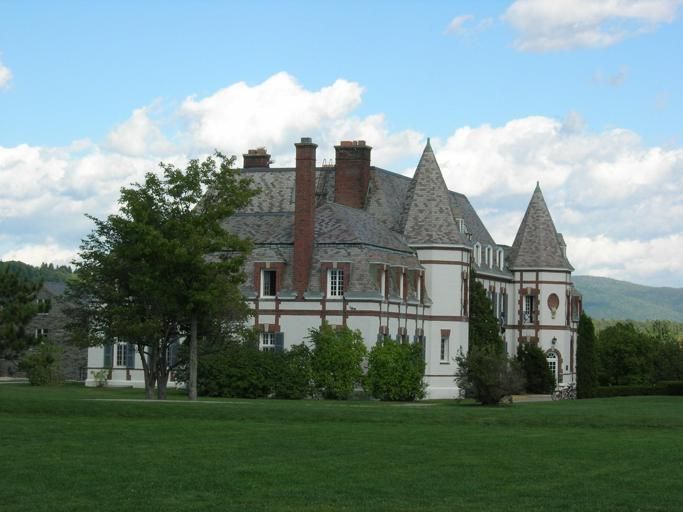
#> input picture data/dehazed_images/ADE_train_00000563.jpg, 683 x 512 px
$ python -i filter_seg.py   (imports and definitions only)
#> lines starting #> are read from the running program, lines starting #| are printed output that depends on the picture; after the words box and inside, x2 and y2 are one past the last pixel; in counts of white or black regions, pixels touching at a corner belong together
# -*- coding: utf-8 -*-
"""
Created on Sun May 30 17:28:21 2021
@author: OwYeong
"""
import	cv2
import	numpy	as	np
from	matplotlib	import	pyplot	as	pt
from pykuwahara import kuwahara
import os
import glob
import argparse
import time
import imutils


#Function Define Start
def resize_with_aspect_ratio(image, width=None, height=None, inter=cv2.INTER_AREA):
    dim = None
    (h, w) = image.shape[:2]

    if width is None and height is None:
        return image
    if width is None:
        r = height / float(h)
        dim = (int(w * r), height)
    else:
        r = width / float(w)
        dim = (width, int(h * r))

    return cv2.resize(image, dim, interpolation=inter)

def get_dark_channel(image_color, window_size):
    """
    Dark channel prior
    Select the mininum value of r,g,b channel within a sliding window.
    """
    b,g,r = cv2.split(image_color)# Retrive the blue, green and red channel

    minimum_bgr_channel = cv2.min(cv2.min(b,g),r);# get minimum value between red,green, and blue channel, This basically generate a Grayscale image

    # NOTE: Erode in grayscale image, will help to select the lowest intensity value in the sliding window
    structure_element = cv2.getStructuringElement(cv2.MORPH_RECT,(window_size,window_size))
    dark_channel = cv2.erode(minimum_bgr_channel,structure_element)

    return dark_channel#return result

# [41 lines left out: function is_sky_exist_in_image, not called in this run]


def variance_filter(img_gray, window_size = 3): # osth treshold랑 비슷한 느낌인데
    """
    Variance filter
    Calculate the variance in the sliding window
    """
    img_gray = img_gray.astype(np.float64)

    # Variance calculate using vectorized operation. As using a 2d loop to slide the window is too time consuming.
    wmean, wsqrmean = (cv2.boxFilter(x, -1, (window_size, window_size), borderType=cv2.BORDER_REPLICATE) for x in (img_gray, img_gray*img_gray))
    return wsqrmean - wmean*wmean

def find_hsv_upper_lower_threshold_for_skyarea_and_weather_condition(rough_sky_mask, hls_img):
     """
     This function will estimate the upper and lower threshold of sky are in hue, lightness, saturation channel
     based on the rough_sky_mask provided. It also estimate the weather condition of the image using hls image
     """
     rough_sky_area_hls = cv2.bitwise_and(hls_img, hls_img, mask=rough_sky_mask) # extracted rough sky area
    # mask 영역에서 서로 겹치는 부분을 추출한다. 애초에 저 마스크 영역으로 제한되어있고
    # 거기에 대해서 hls_img가 겹치는 부분을 추출한다.
    # 즉 그냥 더 넓은 영역이라고 생각해도 좋을 것 같다.
     M, N, _ = hls_img.shape
     h, l, s = cv2.split(rough_sky_area_hls)

     hlist = np.full((M, N), -1, dtype=np.float64)
     llist = np.full((M, N), -1, dtype=np.float64)
     slist = np.full((M, N), -1, dtype=np.float64)

     # Section: Calculate statistical information for hue, lightness, saturation channel
     hlist[rough_sky_mask == 255] = h[rough_sky_mask == 255] # copy pixel in answer mask to the list
     llist[rough_sky_mask == 255] = l[rough_sky_mask == 255] # copy pixel in answer mask to the list
     slist[rough_sky_mask == 255] = s[rough_sky_mask == 255] # copy pixel in answer mask to the list

     value_tolerance = 50 # tolerance value for light

     hflatten = hlist.flatten()[hlist.flatten() >= 0 ] #  extract the pixels in answer mask and flat the array
     hflatten.sort()

     sflatten = slist.flatten()[slist.flatten() >= 0 ] #  extract the pixels in answer mask and flat the array
     sflatten.sort()

     s_removed_noise = sflatten[int(sflatten.size*0.05): int(sflatten.size - int(sflatten.size*0.05))] # trim 5 percent from forward and backward direction

     saturation_max = 0 if (sflatten.size == 0) else s_removed_noise.max()
     saturation_min = 0 if (sflatten.size == 0) else s_removed_noise.min()

     lflatten = llist.flatten()[llist.flatten() >= 0 ]  #  extract the pixels in answer mask and flat the array
     lflatten.sort()

     l_removed_noise = lflatten[int(lflatten.size*0.05): int(lflatten.size - int(lflatten.size*0.05))] # trim 5 percent from forward and backward direction

     lightness_mean = 0 if (lflatten.size == 0) else int(np.mean(l_removed_noise))
     lightness_max = 0 if (lflatten.size == 0) else lflatten.max()
     lightness_min = 0 if (lflatten.size == 0) else lflatten.min()

     # Section: Estimate lightness threshold for sky area
     if lightness_mean> 200:
         #Day images, which high in light as the mean value of lightness in sky area is extremely high
         weather_condition = "day"
         lUpper = int(lightness_mean + value_tolerance)
         lLower = int(150) # sky is extremely bright, hence the minimum lightness would be 150 based on experiment
     elif lightness_mean> 100:
         weather_condition = "day"
         # Day image, but lower in light
         # Hence, we use max and min to
         lUpper = int(lightness_max + value_tolerance)
         lLower = int(lightness_min - value_tolerance)
     else:
         weather_condition = "night"
         #Night images, as mean value of lightness is less than 100
         lUpper = int(lightness_max + value_tolerance)
         lLower = int(lightness_min - 10)

     # Generate hls upper and lower threshold based on lightness channel as we found that lightness is most representative for a sky area
     hls_lower_threshold = np.array([0,8 if lLower < 8 else lLower,0])
     hsv_upper_threshold = np.array([255,255 if lUpper > 200 else lUpper,255])

     # If saturation is high, it is most likely cloudy as clouds is not saturated most of the time while sky area is saturated
     if np.abs(saturation_max - saturation_min) > 120 and weather_condition == "day" and lightness_mean<240:
         weather_condition = "dayCloudy"

     if np.abs(saturation_max - saturation_min) > 50 and weather_condition == "night":
         weather_condition = "nightCloudy"

     return hls_lower_threshold, hsv_upper_threshold, weather_condition


def generate_final_sky_mask(initialSkyMask):
    num_of_labels, labeled_img = cv2.connectedComponents(initialSkyMask)

    M, N = labeled_img.shape

    largest_labelled_region = None

    # Section: Find Largest labelled region in initialSkyMask
    for label in range(1, num_of_labels):
        # for each labelled segment in image
        label_in_current_region = np.zeros((M, N), dtype=np.uint8)
        label_in_current_region[labeled_img == label] = 1 # generate the binary image of current labelled segment

        number_of_pixel_in_current_region = np.sum(label_in_current_region)
        if largest_labelled_region is None:
            largest_labelled_region = label_in_current_region
        else:
            if number_of_pixel_in_current_region > np.sum(largest_labelled_region):
                largest_labelled_region = label_in_current_region

    # Section: Noise filtering. If black pixels is surrounded by white pixel, change to white pixel
    indicies_of_all_labelled_region = np.argwhere(largest_labelled_region == 1)

    # Generate padding before performing
    # Sky area in initialSkyMask will have a padding of 1 while non-sky area will have a padding of 0
    max_row_in_labelled_region_left_border = None
    max_row_in_labelled_region_right_border = None

    if len(indicies_of_all_labelled_region[indicies_of_all_labelled_region[:,1]==0, :][:,0]) > 0:
        max_row_in_labelled_region_left_border = np.max(indicies_of_all_labelled_region[indicies_of_all_labelled_region[:,1]==0, :][:,0])
    if len(indicies_of_all_labelled_region[indicies_of_all_labelled_region[:,1]==N-1, :][:,0]) > 0:
        max_row_in_labelled_region_right_border = np.max(indicies_of_all_labelled_region[indicies_of_all_labelled_region[:,1]==N-1, :][:,0])

    padding_size = 1
    paddedlargest_labelled_region = np.pad(largest_labelled_region, ((padding_size,padding_size),(padding_size,padding_size)), 'constant')
    paddedlargest_labelled_region[0, :] = 1 # top border is 1

    if max_row_in_labelled_region_left_border is not None:
        paddedlargest_labelled_region[0:max_row_in_labelled_region_left_border, 0] = 1 # left border padding is 1, up to the max row in labelled region
    if max_row_in_labelled_region_right_border is not None:
        paddedlargest_labelled_region[0:max_row_in_labelled_region_right_border, N+1] = 1 # right border padding is 1, up to the max row in labelled region


    complement_of_largest_region = 1 - largest_labelled_region #invery
    num_of_labels_in_largest_labelled_region, complement_of_largest_region_labelled = cv2.connectedComponents(complement_of_largest_region)
    padded_complement_of_largest_region_labelled = np.pad(complement_of_largest_region_labelled, ((padding_size,padding_size),(padding_size,padding_size)), 'constant') # allow spaces for dilation for pixel that stick to border

    for label in range(1,num_of_labels_in_largest_labelled_region):
        # for each black colored segment in image, we check wheter is surrounded by white pixel
        label_in_current_region = np.zeros((M, N), dtype=np.uint8)
        label_in_current_region[complement_of_largest_region_labelled==label] = 1
        paddedlabel_in_current_region = np.pad(label_in_current_region, ((padding_size,padding_size),(padding_size,padding_size)), 'constant') # allow spaces for dilation for pixel that stick to border

        crossSe = cv2.getStructuringElement(cv2.MORPH_RECT, (3,3)) # 3x3 cross kernel
        dilatedlabel_in_current_region = cv2.dilate(paddedlabel_in_current_region, crossSe,iterations = 1)

        surrounded_pixel = dilatedlabel_in_current_region - paddedlabel_in_current_region # find surrounded pixel by using dilation


        if np.min(paddedlargest_labelled_region[surrounded_pixel == 1]) == 1:
            # the current segment is surrounded by regionOfInterest
            paddedlargest_labelled_region[padded_complement_of_largest_region_labelled==label] = 1 # make the black segment as region of interst as it is surrounded by Roi

    return largest_labelled_region, paddedlargest_labelled_region[padding_size:M+1, padding_size:N+1 ] # exlude padding area

def find_sky_mask(img_color_bgr):
    # [9 lines of commented-out code are left out]
    img_bgr_kuwahara_filtered = img_color_bgr
    # Step 3: Resize image to a smaller resolution, for faster estimation of hsv upper and lower threshold, and the weather condition
    resized_img_bgr_kuwahara_filtered = resize_with_aspect_ratio(img_bgr_kuwahara_filtered,width=300) # Resize the image, to reduce processing time

    originalM, originalN, _ = img_color_bgr.shape
    resizedM, resizedN, _ = resized_img_bgr_kuwahara_filtered.shape

    # Step 4: Estimate the hls upper and lower threshold, and the weather condition
    resized_img_hls_kuwahara_filtered = cv2.cvtColor(resized_img_bgr_kuwahara_filtered, cv2.COLOR_BGR2HLS)

    # we perform dark channel prior with a large window to reduce the effect of artificial light at night
    resized_dark_channel = get_dark_channel(resized_img_bgr_kuwahara_filtered,105)

    # OTSU threshold is performed on dark channel prior.
    # As non-sky area have at least one channel(r,g,b) is dark, After OTSU, the binary mask is a rough sky area
    thresholdSelected,rough_sky_area_mask = cv2.threshold(resized_dark_channel.astype(np.uint8),0,255,cv2.THRESH_BINARY+cv2.THRESH_OTSU)

    # Estimate the hsv upper and lower threshold, and the weather condition, with the rough sky mask
    hls_lowerthreshold, hls_upperthreshold, weather_condition = find_hsv_upper_lower_threshold_for_skyarea_and_weather_condition(rough_sky_area_mask,resized_img_hls_kuwahara_filtered)


    img_hls_kuwahara_filtered = cv2.cvtColor(img_bgr_kuwahara_filtered, cv2.COLOR_BGR2HLS)
    img_rgb_kuwahara_filtered = cv2.cvtColor(img_bgr_kuwahara_filtered, cv2.COLOR_BGR2RGB)
    img_gray_kuwahara_filtered = cv2.cvtColor(img_bgr_kuwahara_filtered, cv2.COLOR_BGR2GRAY)

    r,g,b = cv2.split(img_rgb_kuwahara_filtered)
    h,l,s = cv2.split(img_hls_kuwahara_filtered)

    # Step 5: Generate the hls-based sky mask, based on estimated threshold
    hlsBasedSkyMask = np.zeros((originalM,originalN), dtype=np.uint8)
    hlsBasedSkyMask = cv2.inRange(img_hls_kuwahara_filtered, hls_lowerthreshold, hls_upperthreshold)

    if weather_condition == "day" or weather_condition == "dayCloudy":
        # For Both day and cloudy image, we need to include a white mask, as very often day images sky or cloud is pure white
        whiteMask = cv2.inRange(img_hls_kuwahara_filtered, np.array([0,220,0]), np.array([255,255,200]))
        hlsBasedSkyMask = cv2.bitwise_or(hlsBasedSkyMask,whiteMask) # combine


    # Step 6: Generate the variance-based sky mask
    varianceFilteredOrgImg = variance_filter(img_gray_kuwahara_filtered, window_size=3) # variance filter with sliding window

    varianceThreshold = 10 # if the variance in the image fall belows or equal to the threshold, then the pixel is considered as sky pixel

    # Based on experiment,
    # We found that,
    # 10 work best for day as in day image, sky area color may changes from blue to white which would higher the variance. Fortunately, in day, non-sky region are mostly non homogeneous and have a variance more than 10.
    # 5 work best for night as in night images, non-sky area is also having a low variance due to insufficient light and sky is having a more lower variance.
    # 150 work best for cloudy day, as cloud will increase the variance in sky. We higher the threshold to reduce the impact of cloud
    # 20 work best for cloudy night,similarly, We higher the threshold to reduce the impact of cloud
    if weather_condition == "day":
        varianceThreshold = 10
    if weather_condition == "dayCloudy":
        varianceThreshold = 150 # threshold is increased for cloudy images, as a low threshold will make generate outline by the cloud
    if weather_condition == "night":
        varianceThreshold = 5 # threshold is decreased, as the variance in night image for sky is low. This could avoid missing sky pixel
    if weather_condition == "nightCloudy":
        varianceThreshold = 20 # a low threshold will make generate outline by the cloud


    varianceBasedSkyMask = np.zeros((originalM,originalN), dtype=np.uint8)
    varianceBasedSkyMask[varianceFilteredOrgImg <= varianceThreshold] = 1

    # Step 7: Generate a initial sky mask, by logical and with varianceBasedSkyMask and hlsBasedSkyMask
    skyMask = cv2.bitwise_and(varianceBasedSkyMask,hlsBasedSkyMask)

    # Step 8: Fine tune the initial sky mask by excluding the confident non-sky area
    # Based on image analysis of all skyfinder dataset, we found that
    # blue channel less than 9, green channel less than 4, and light channel less than 8 are guaranteed to be non-sky area.
    not_sky_mask = np.zeros((originalM,originalN), dtype=np.uint8)
    not_sky_mask[(b <9) | (g <4) | (l<=8)] = 1 #confident not sky

    sky_mask_after_futher_elimination = skyMask.copy()
    sky_mask_after_futher_elimination[ not_sky_mask == 1] = 0


    squareSe = cv2.getStructuringElement(cv2.MORPH_RECT, (3,3)) # 3x3 RECT kernel

    # Step 9: Perform opening to remove small noise in fine_tuned_sky_mask
    skymask_opening = cv2.morphologyEx(sky_mask_after_futher_elimination,cv2.MORPH_OPEN,squareSe, iterations=3)

    # Step 10: Perform closing on non-sky area to bridge small gap between non-sky area in fine_tuned_sky_mask
    # we are performing closing on non-sky area, hence we invert the sky mask
    skymask_closing_non_roi = cv2.morphologyEx(1 - skymask_opening,cv2.MORPH_CLOSE,squareSe, iterations=3)

    # After closing, invert the inverted mask.
    initial_sky_mask = 1 - skymask_closing_non_roi

    # Step 11: Generate final mask from the initial sky mask.
    # Basically, choose the largest connected area in the mask, and remove all black pixel surrounded by white pixel to reduce the edges of cloud
    largest_labelled_region, final_sky_mask = generate_final_sky_mask(initial_sky_mask)

    if DEBUG_MODE:
        """
        Display Output by each step
        """
        pt.figure()
        pt.subplot(3,4,1).set_title("Original image")
        pt.imshow( cv2.cvtColor(img_color_bgr, cv2.COLOR_BGR2RGB))
        pt.subplot(3,4,2).set_title("Kuwahara filtered image")
        pt.imshow(cv2.cvtColor(resized_img_bgr_kuwahara_filtered, cv2.COLOR_BGR2RGB))
        pt.subplot(3,4,3).set_title("Dark channel Prior")
        pt.imshow(resized_dark_channel, cmap="gray")
        pt.show()
        pt.subplot(3,4,4).set_title("OTSU's Dark channel Prior \nfor hls threshold and weather estimation")
        pt.imshow(rough_sky_area_mask,cmap="gray")
        pt.show()
        pt.subplot(3,4,5).set_title("HLS-based sky mask")
        pt.imshow(hlsBasedSkyMask,cmap="gray")
        pt.show()
        pt.subplot(3,4,6).set_title("Variance-based sky mask")
        pt.imshow(varianceBasedSkyMask,cmap="gray")
        pt.show()
        pt.subplot(3,4,7).set_title("Combined HLS-based & Variance-based sky mask")
        pt.imshow(skyMask,cmap="gray")
        pt.show()
        pt.subplot(3,4,8).set_title("Fine-tuned the initial sky mask \nby excluding the confident non-sky area")
        pt.imshow(skymask_opening,cmap="gray")
        pt.show()
        pt.subplot(3,4,9).set_title("Opening on sky area in initial sky mask")
        pt.imshow(skymask_opening,cmap="gray")
        pt.show()
        pt.subplot(3,4,10).set_title("Closing on non-sky area in initial sky mask")
        pt.imshow(initial_sky_mask,cmap="gray")
        pt.show()
        pt.subplot(3,4,11).set_title("Select Largest area in initial sky mask")
        pt.imshow(largest_labelled_region,cmap="gray")
        pt.show()
        pt.subplot(3,4,12).set_title("Final sky mask after removing all black pixel\nsurrounded by white pixel in largest area")
        pt.imshow(final_sky_mask, cmap="gray")
        pt.show()
        pt.waitforbuttonpress()
        pt.close("all")#Close the all matlib plot

    return final_sky_mask * 255 # convert (0 and 1) to (0 and 255)

# [37 lines left out: function process_image_or_folder, not called in this run]
"""
**Note: Only run on IDE when DEBUG_MODE is True
"""
DEBUG_MODE = False
IMAGE_PATH = "9483/20130611_135417.jpg" # image path must be manually set, when DEBUG_MODE is true
# Use '9483/*.jpg' for whole folder

# [32 lines not run here, left out]

>>> import cv2
>>> picture = cv2.imread('../../../../data/dehazed_images/ADE_train_00000563.jpg')
#> picture is the input picture: shape (512, 683, 3); mean B, G, R 131.3, 135.4, 114.3
>>> result = find_sky_mask(picture)
#> in get_dark_channel, `b,g,r = cv2.split(image_color)# Retrive the blue, green and red channel`:
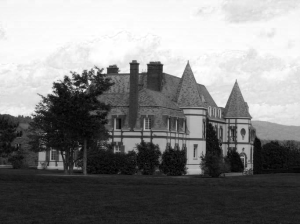
#> b: shape (224, 300); min 1, max 255, mean 131.3
#> in get_dark_channel, `minimum_bgr_channel = cv2.min(cv2.min(b,g),r);# get minimum value betw..`:
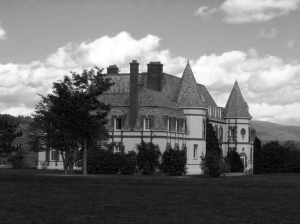
#> minimum_bgr_channel: shape (224, 300); min 1, max 255, mean 109.5
#> in find_sky_mask, `thresholdSelected,rough_sky_area_mask = cv2.threshold(resized_dark_cha..`:
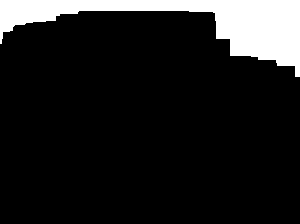
#> rough_sky_area_mask: shape (224, 300); 12.1% white; 1 white region, box (x1, y1, x2, y2) and area: (0, 0, 300, 77) 8138
#> in find_sky_mask, `thresholdSelected,rough_sky_area_mask = cv2.threshold(resized_dark_cha..`: thresholdSelected = 63
#> in find_hsv_upper_lower_threshold_for_skyarea_and_weather_condition, `hlist[rough_sky_mask == 255] = h[rough_sky_mask == 255]`:
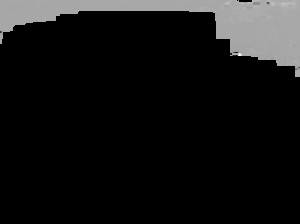
#> hlist: shape (224, 300) float64; min -1, max 156, mean 11.5; drawn with min black and max white
#> in find_hsv_upper_lower_threshold_for_skyarea_and_weather_condition, `hflatten = hlist.flatten()[hlist.flatten() >= 0 ]`: hflatten = 8138 values, max 156 at index 7636, min 0 at index 237, mean 102.1
#> in find_hsv_upper_lower_threshold_for_skyarea_and_weather_condition, `sflatten = slist.flatten()[slist.flatten() >= 0 ]`: sflatten = 8138 values, max 255 at index 7223, min 0 at index 237, mean 190.1
#> in find_hsv_upper_lower_threshold_for_skyarea_and_weather_condition, `s_removed_noise = sflatten[int(sflatten.size*0.05): int(sflatten.size ..`: s_removed_noise = 7326 values from 57 to 235
#> in find_hsv_upper_lower_threshold_for_skyarea_and_weather_condition, `saturation_max = 0 if (sflatten.size == 0) else s_removed_noise.max()`: saturation_max = 235
#> in find_hsv_upper_lower_threshold_for_skyarea_and_weather_condition, `saturation_min = 0 if (sflatten.size == 0) else s_removed_noise.min()`: saturation_min = 57
#> in find_hsv_upper_lower_threshold_for_skyarea_and_weather_condition, `lflatten = llist.flatten()[llist.flatten() >= 0 ]`: lflatten = 8138 values, max 252 at index 7635, min 190 at index 223, mean 206.3
#> in find_hsv_upper_lower_threshold_for_skyarea_and_weather_condition, `l_removed_noise = lflatten[int(lflatten.size*0.05): int(lflatten.size ..`: l_removed_noise = 7326 values from 197 to 225
#> in find_hsv_upper_lower_threshold_for_skyarea_and_weather_condition, `lightness_mean = 0 if (lflatten.size == 0) else int(np.mean(l_removed_..`: lightness_mean = 205
#> in find_hsv_upper_lower_threshold_for_skyarea_and_weather_condition, `lightness_max = 0 if (lflatten.size == 0) else lflatten.max()`: lightness_max = 252
#> in find_hsv_upper_lower_threshold_for_skyarea_and_weather_condition, `lightness_min = 0 if (lflatten.size == 0) else lflatten.min()`: lightness_min = 190
#> in find_hsv_upper_lower_threshold_for_skyarea_and_weather_condition, `lUpper = int(lightness_mean + value_tolerance)`: lUpper = 255
#> in find_hsv_upper_lower_threshold_for_skyarea_and_weather_condition, `hsv_upper_threshold = np.array([255,255 if lUpper > 200 else lUpper,25..`: hsv_upper_threshold = [255, 255, 255]
#> in find_sky_mask, `hls_lowerthreshold, hls_upperthreshold, weather_condition = find_hsv_u..`: hls_lowerthreshold = [0, 150, 0]; hls_upperthreshold = [255, 255, 255]; weather_condition = 'dayCloudy'
#> in find_sky_mask, `h,l,s = cv2.split(img_hls_kuwahara_filtered)`:
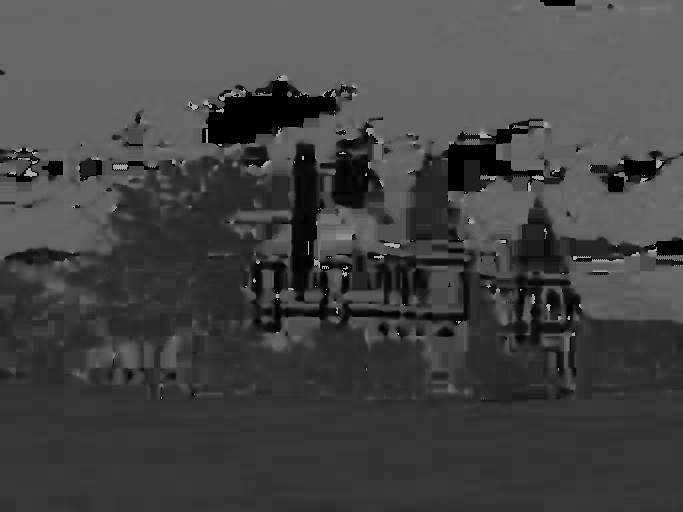
#> h: shape (512, 683); min 0, max 179, mean 67.9
#> in find_sky_mask, `h,l,s = cv2.split(img_hls_kuwahara_filtered)`:
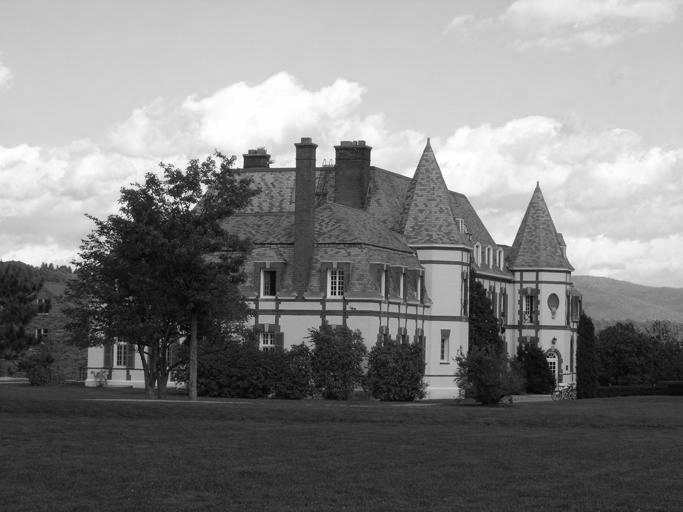
#> l: shape (512, 683); min 1, max 255, mean 127.1
#> in find_sky_mask, `h,l,s = cv2.split(img_hls_kuwahara_filtered)`:
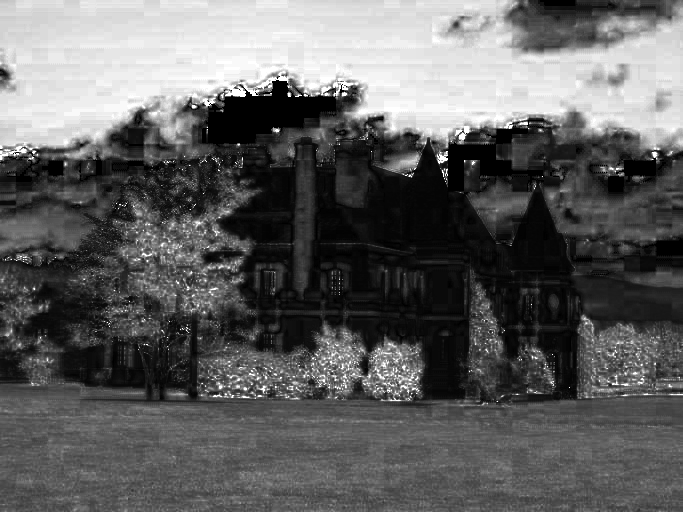
#> s: shape (512, 683); min 0, max 255, mean 96.2
#> (the rest of the program and of its run is left out)
